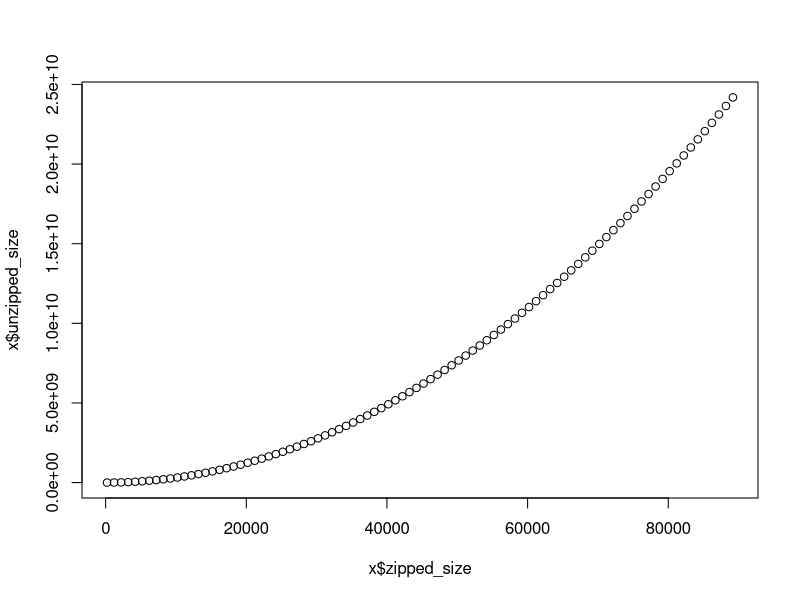

Write R code to recreate this figure.
B <- 36

# Closed-form formula for the sum of the first n filenames generated by
# filename_for_index.
#
# First, pretend like filename_for_index generates a zero-length
# filename at index 0, and shift the other indices by 1. This doesn't
# affect the sum of lengths, and makes the formula more regular. Now, of
# the first n filenames, all but 1 are at least 1 byte long, all but
# 36+1 are at least 2 bytes long, all but 36²+36+1 are at least 3 bytes
# long, and so on. In general, for a length i, all but 36^(i-1)+...+1 =
# (36^i-1)/35 (a base-36 repunit) filenames are at least i bytes long.
# The greatest value of i that does not exceed the length of the nth
# filename is
#   d = floor(log_36(n/(36/35)))
# For each value of i, we add 1 byte for each filename that is at least
# i bytes long.
#   Σ_i=0…d n - (36^i-1)/35
#   = dn - Σ_i=0…d (36^i-1)/35
#   = dn - ((36^d-1)*36/35² - d/35)
# where the last equality comes from adapting a formula for the sum of
# base-10 repunits: https://oeis.org/A014824.
sum_filename_lengths <- function(n) {
	n <- n + 1 # Shift by 1 index for a fictitious zero-length filename.
	B1 <- B - 1
	# Length of the longest base-B repunit not greater than n
	d <- floor(log(n/(B/B1), B)) + 1
	d*n - ((B^d-1)/B1 * B/B1 - d/B1)
}

triangular_sum_filename_lengths <- Vectorize(function(n) {
	m <- 1
	r <- -1
	s <- 0
	while (B^m <= n) {
		s <- s + m * B^m * (B^m + 1) / 2 + m * r * B^m
		n <- n - B^m
		r <- r + B^m
		m <- m + 1
	}
	s <- s + m * n * (n + 1) / 2 + m * r * n
	s
})

zipped_size <- function(compressed_size, num_additional) {
	size <- 0
	size <- size + num_additional * 5 # 5 is DEFLATE quoting overhead
	size <- size + 16 + compressed_size # 16 is DEFLATE compression overhead
	size <- size + 30 * (1 + num_additional) # Local File Headers
	size <- size + 46 * (1 + num_additional) # Central Directory Headers
	size <- size + 2 * sum_filename_lengths(1 + num_additional) # Filenames in Local File Headers and Central Directory Headers
	size <- size + 22 # EOCD
	size
}

unzipped_size <- function(compressed_size, num_additional) {
	size <- 0
	size <- size + (1 + 1032 + compressed_size * 1032) * (1 + num_additional)
	size <- size + 30 * (num_additional * (num_additional + 1)) / 2
	size <- size + triangular_sum_filename_lengths(1 + num_additional)
	size
}

additional_size <- function(num_additional) {
	num_additional * (30 + 46 + 5) + 2 * sum_filename_lengths(1 + num_additional)
}

optimize <- function(total_size) {
	avail <- total_size - 30 - 46 - 22
	num_additional <- with(list(n=0:(avail/(30+5+46))), {
		which.max(unzipped_size(avail - additional_size(n), n))
	})
	compressed_size = avail - additional_size(num_additional)
	list(compressed_size=compressed_size, num_additional=num_additional)
}

x <- data.frame(zipped_size=c(), unzipped_size=c())
for (n in seq(200, 90000, 1000)) {
	params <- optimize(n)
	x <- rbind(x, data.frame(zipped_size=n, unzipped_size=unzipped_size(params$compressed_size, params$num_additional)))
}
plot(x$zipped_size, x$unzipped_size)

params <- optimize(42374)
params
zipped_size(params$compressed_size, params$num_additional)

# 2^32 - 1 is the maximum representable file size.
# 30*65534 is the file size increase from quoting 65534 Local File Headers.
# sum_filename_lengths(65534) - sum_filename_lengths(1) is the file size increase from quoting all but the first filename.
2^32 - 1 - (30*65534 + sum_filename_lengths(65535) - sum_filename_lengths(1))
